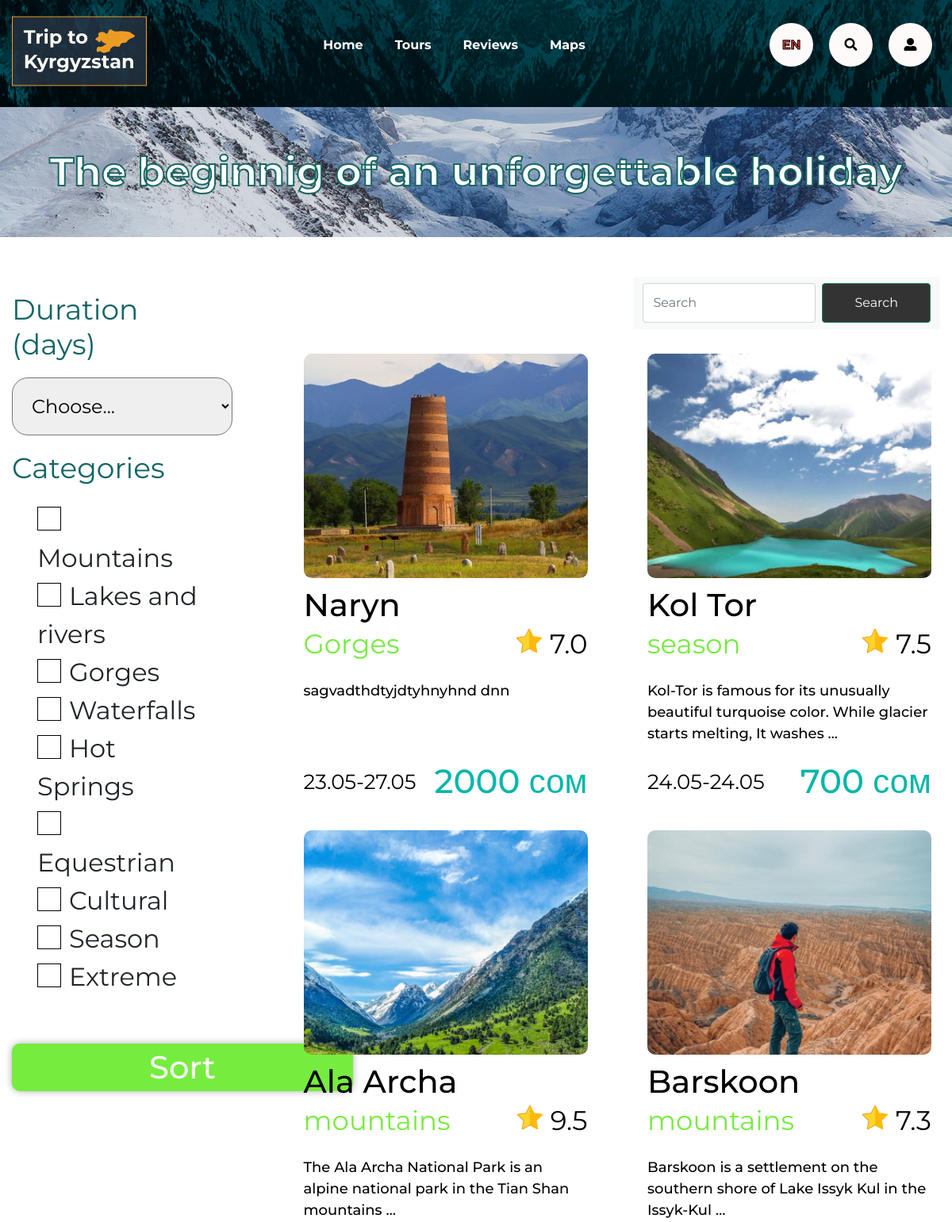
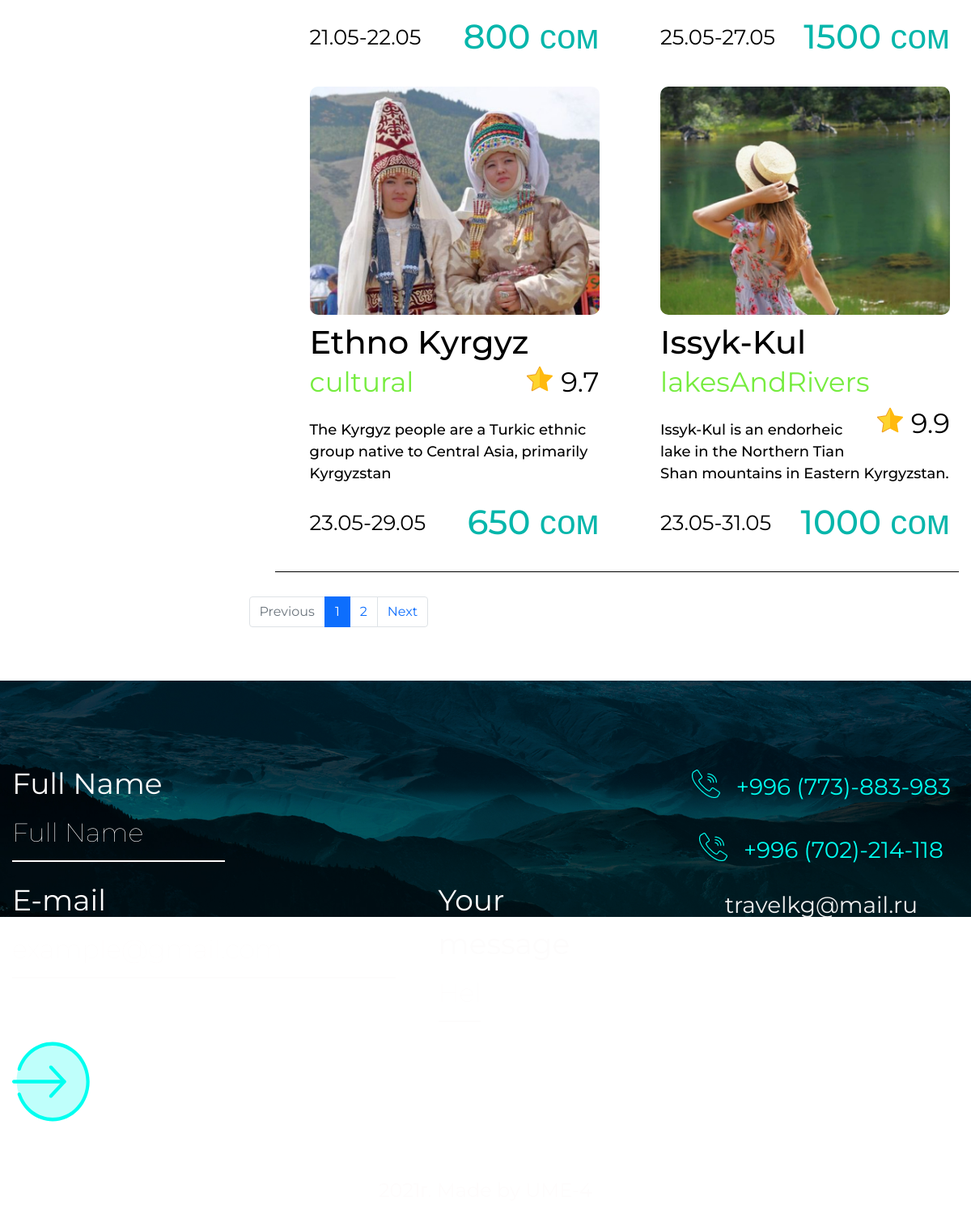
The page /tours/ on the database its author committed (2 pictures, top to bottom).
### blog/models.py (models this page shows, shortened)
class Tours(models.Model):
    title = models.CharField(max_length=40)
    body = models.TextField()
    price = models.PositiveSmallIntegerField()
    date1 = models.DateField(verbose_name='Start day', null=True, blank=True)
    date2 = models.DateField(verbose_name='End day', null=True, blank=True)
    category = models.CharField(max_length=16, choices=CATEGORY_CHOICE)
    point = models.FloatField(validators=[MinValueValidator(point_min), MaxValueValidator(point_max)])
    img = models.ImageField(upload_to='uploads/', verbose_name='image')
    date_pub = models.DateTimeField(auto_now_add=True, null=True, blank=True)
    class Meta:
        verbose_name = 'Tour'
        verbose_name_plural = 'Tours'
        ordering = ['-date_pub']

### blog/views.py (the view)
# urls.py: path('tours/', views.tours_list, name='tours_list'),
def tours_list(request):
    search_query = request.GET.get('search', '')
    if search_query:
        tours = Tours.objects.filter(Q(title__icontains=search_query) | Q(body__icontains=search_query))
    else:
        tours = Tours.objects.all()
    s_chbx = Tours.objects.all()
    paginator = Paginator(tours, 6)
    page_number = request.GET.get('page', 1)
    page = paginator.get_page(page_number)
    is_paginated = page.has_other_pages()
    if page.has_previous():
        prev_url = '?page={}'.format(page.previous_page_number())
    else:
        prev_url = ''
    if page.has_next():
        next_url = '?page={}'.format(page.next_page_number())
    else:
        next_url = ''
    context = {
        'page_object': page,
        'is_paginated': is_paginated,
        'prev_url': prev_url,
        'next_url': next_url,
        's_chbx': s_chbx,
    }
    return render(request, 'blog/tours.html', context=context)

### blog/templates/blog/tours.html (shortened to what this page needs)
{% load static %}
<!DOCTYPE html>
<html lang="ru">
<head>
    {% include 'blog/includes/links.html' %}
</head>
<body>
{% include 'blog/includes/header.html' %}
<img class="header-img" src="{% static 'blog/img/header/1.jpg' %}" alt="1"/>
<div class="tours">
    <div class="inner"><img src="{% static 'blog/img/main/tours/1.jpg' %}" alt="1"/>
        <h1 class="title">The beginnig of an unforgettable holiday</h1>
    </div>
    <div class="container">
        <div class="search-tours">
            <form class="side-bar" action="#">
                <div class="side-bar__item">
                    <h3 class="title">Duration (days)</h3>
                    <select class="tour-select-sort" id="tour-duration" name="tour-duration" placeholder="value">
                        <option value="" disabled="disabled" selected="selected">Choose...</option>
                    </select>
                </div>
                <div class="side-bar__item">
                    <h3 class="title">Categories</h3>
                    <ul class="sort-check" id="tal">
                        <li>
                            <label for="mountains">Mountains</label>
                        </li>
                        <li>
                            <label for="lakesAndRivers">Lakes and rivers</label>
                        </li>
                        <li>
                            <label for="Gorges">Gorges</label>
                        </li>
                        <li>
                            <label for="waterfalls">Waterfalls</label>
                        </li>
                        <li>
                            <label for="hotSpings">Hot Springs</label>
                        </li>
                        <li>
                            <label for="equestrian">Equestrian</label>
                        </li>
                        <li>
                            <label for="cultural">Cultural</label>
                        </li>
                        <li>
                            <label for="season">Season</label>
                        </li>
                        <li>
                            <label for="extreme">Extreme</label>
                        </li>
                    </ul>
                </div><br>
            <button class="btn show-more">Sort</button>
            </form>
            <div class="tour-data">
                <div class="sorting">
                    <nav class="navbar navbar-expand-lg navbar-light bg-light">
                        <div class="container-fluid">
                            <form class="d-flex" action="{% url 'tours_list' %}">
                                <input class="form-control me-2" type="search" placeholder="Search" aria-label="Search"
                                       name="search">
                                <button class="btn btn-outline-success" type="submit">Search</button>
                            </form>
                        </div>
                    </nav>
                </div>
                <ol class="list-tour">
                    <li>
                        <ul class="tours-content">
                            {% for el in page_object.object_list %}
                            <li><a href=""> <img class="tours-content__img"
                                                  src="{{ el.img.url }}" alt=""/>
                                <h3 class="title">{{el.title}}</h3>
                                <p class="tours-content__lvl"><span
                                        class="lvl-name cat-color">{{el.category}}</span><span
                                        class="stars"> <span class="stars__icon"></span><span
                                        class="stars__point">{{el.point}}</span></span></p>
                                <p class="subtitle">{{el.body|truncatewords:15}}</p>
                                <p><span
                                        class="tour-date">{{el.date1 | date:"d.m" }}-{{el.date2 | date:"d.m"}}</span><span
                                        class="tour-price">{{el.price}} сом</span></p></a>
                            </li>
                            {% endfor %}
                        </ul>
                    </li>
                </ol>
                {% if is_paginated %}
                <nav aria-label="...">
                    <ul class="pagination">
                        <li class="page-item {% if not prev_url %} disabled {% endif %}">
                            <a class="page-link" href="{{ prev_url }}" tabindex="-1" aria-disabled="true">Previous</a>
                        </li>
                        {% for n in page_object.paginator.page_range %}
                        {% if page_object.number == n %}
                        <li class="page-item active" aria-current="page">
                            <a class="page-link" href="?page={{n}}">{{n}}</a>
                        </li>
                        {% elif n > page_object.number|add:-3 and n < page_object.number|add:3 %}
                        <li class="page-item">
                            <a class="page-link" href="?page={{n}}">{{n}}</a></li>
                        {% endif %}
                        {% endfor %}
                        <li class="page-item {% if not next_url %} disabled {% endif %}">
                            <a class="page-link" href="{{ next_url }}" tabindex="-1" aria-disabled="true">Next</a>
                        </li>
                    </ul>
                </nav>
                {% endif %}
            </div>
        </div>
    </div>
</div>
{% include 'blog/includes/footer.html' %}
</body>
</html>

### blog/templates/blog/includes/links.html (shortened to what this page needs)
{% load static %}
<link href="https://cdn.jsdelivr.net/npm/bootstrap@5.0.1/dist/css/bootstrap.min.css" rel="stylesheet"
>
<link rel="stylesheet" href="https://cdnjs.cloudflare.com/ajax/libs/font-awesome/5.15.3/css/all.min.css"/>
<link rel="stylesheet" href="../static/blog/css/style.css"/>

### blog/templates/blog/includes/header.html
<header>
    <div class="header">
        <div class="container">
            <nav class="header__nav">
                <div class="header__logo"><a href="/"> <img src="../static/blog/img/header/logo.svg" alt="logo"/></a>
                </div>
                <ul class="header__menu">
                    <li><a href="{% url 'home_page' %}">home</a></li>
                    <li><a href="{% url 'tours_list' %}">tours</a></li>
                    <li><a href="{% url 'reviews_list' %}">reviews</a></li>
                    <li><a href="#">maps</a></li>
                </ul>
                <ul class="header__use-link">
                    <li><a href="">EN</a></li>
                    <li><a href="{% url 'tours_list' %}" id="search"> <i class="fas fa-search"></i></a></li>
                    {% if request.user.is_authenticated %}
                    <li><a href="{% url 'logout_page' %}" id="auth"><i class="fas fa-sign-out-alt"></i></a></li>
                    <spam class="auth-user">{{request.user}}</spam>
                    {% else %}
                    <li><a href="{% url 'login_page' %}" id="auth"><i class="fas fa-user-alt"></i></a></li>
                    {% endif %}
                </ul>
            </nav>
        </div>
    </div>
</header>

### blog/templates/blog/includes/footer.html (shortened to what this page needs)
<footer class="footer"><img class="footer__img" src="../static/blog/img/footer/1.jpg" alt="1"/>
    <div class="container">
        <div class="feedback">
            <form class="message" action="#" method="post">
                <div class="message__item">
                    <label for="#fullName">Full Name</label>
                    <input type="text" name="fullName" placeholder="Full Name" autocomplete="disable" id="fullName"/>
                </div>
                <div class="message__item">
                    <label for="email">E-mail</label>
                    <input type="email" name="email" placeholder="example@gmail.com" autocomplete="disable" id="email"/>
                </div>
                <div class="message__item">
                    <label for="message">Your message </label>
                    <input type="textarea" name="message" placeholder="Hello..." id="message"/>
                </div>
                <div class="message__item">
                    <button class="submit" type="submit" id="submit">
                        <img src="../static/blog/img/footer/icons/enter .svg" alt="enter"/></button>
                </div>
            </form>
            <div class="contacts">
                <p><span class="contacts__icons"></span><a class="contacts__number" href="tel: +996 773 883 983">+996
                    (773)-883-983</a></p>
                <p><span class="contacts__icons"></span><a class="contacts__number" href="tel: +996 702 214 118">+996
                    (702)-214-118</a></p>
                <p><a class="contacts__mail" href="mailto: travelkg@mail.ru">travelkg@mail.ru</a></p>
                <p><a class="contacts__icon" href="#"><img src="../static/blog/img/footer/icons/instagram 1.svg"
                                                           alt="instagram 1.svg"/></a><a class="contacts__icon"
                                                                                         href="#"><img
                        src="../static/blog/img/footer/icons/whatsapp 1.svg" alt="whatsapp 1.svg"/></a></p>
            </div>
        </div>
        <p class="copyright">
            2021г. Made by UME-4</p>
    </div>
</footer>

### rows shown on the page
Tours: img (picture), title "Naryn", category "Gorges", point "7.0", body "sagvadthdtyjdtyhnyhnd dnn", date1 "23.05", date2 "27.05", price "2000"
Tours: img (picture), title "Kol Tor", category "season", point "7.5", body "Kol-Tor is famous for its unusually beautiful turquoise color. While glacier starts melting, It washes …", date1 "24.05", date2 "24.05", price "700"
Tours: img (picture), title "Ala Archa", category "mountains", point "9.5", body "The Ala Archa National Park is an alpine national park in the Tian Shan mountains …", date1 "21.05", date2 "22.05", price "800"
Tours: img (picture), title "Barskoon", category "mountains", point "7.3", body "Barskoon is a settlement on the southern shore of Lake Issyk Kul in the Issyk-Kul …", date1 "25.05", date2 "27.05", price "1500"
Tours: img (picture), title "Ethno Kyrgyz", category "cultural", point "9.7", body "The Kyrgyz people are a Turkic ethnic group native to Central Asia, primarily Kyrgyzstan", date1 "23.05", date2 "29.05", price "650"
Tours: img (picture), title "Issyk-Kul", category "lakesAndRivers", point "9.9", body "Issyk-Kul is an endorheic lake in the Northern Tian Shan mountains in Eastern Kyrgyzstan.", date1 "23.05", date2 "31.05", price "1000"

### other values the page prints
{{ n }} "1"
{{ n }} "2"
